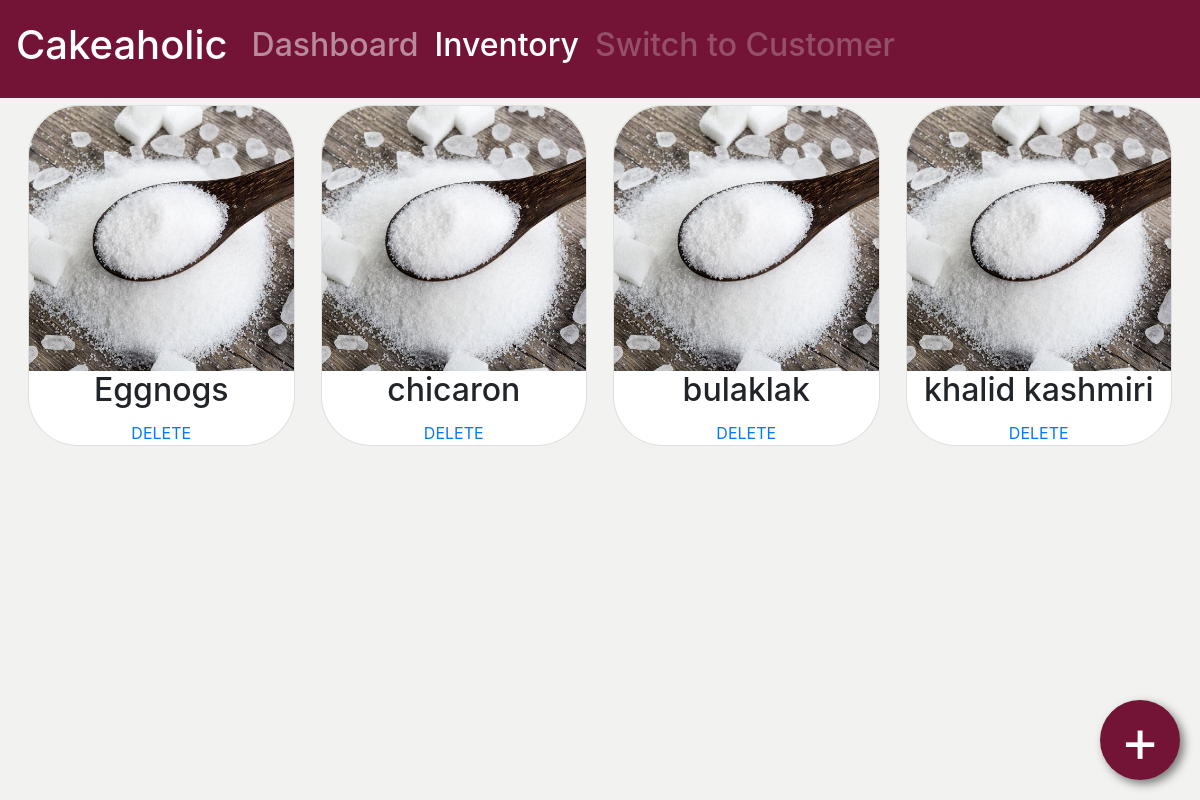
The app's page /inventory/, older data.
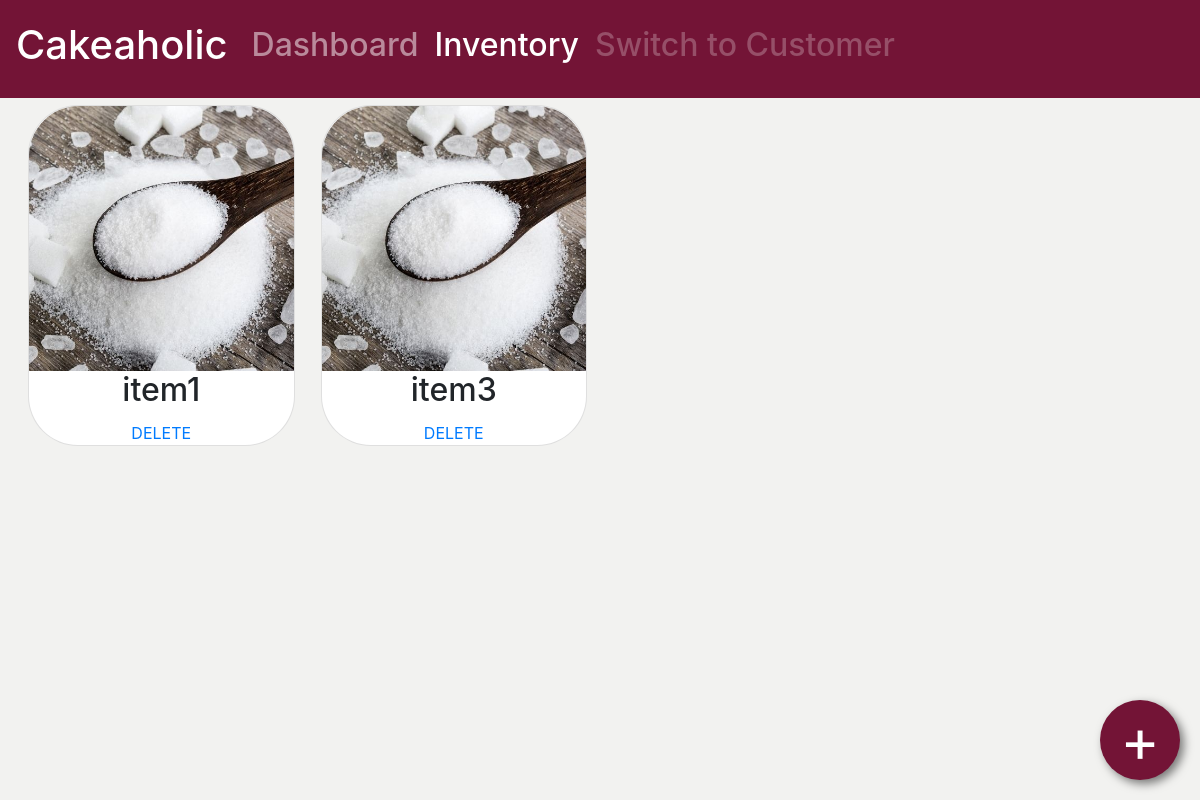
The same page, newer data.
### inventory/models.py (models this page shows, shortened)
class inventoryItem(models.Model):
	name = models.CharField(max_length = 100, null=True)
	description = models.CharField(max_length = 200, null=True)
	quantity = models.FloatField(null=True)

### inventory/views.py (the view)
# urls.py: path('', include('inventory.urls')),
def inventory(request):
	item = inventoryItem.objects.all()
	return render(request, 'inventory/inventory.html', {'item': item})

### inventory/templates/inventory/inventory.html (shortened to what this page needs)
{% extends 'inventory/main.html' %}
{% load static %}
{% block content %}
<body>
	<a href="{% url 'create_item'%}" class="floating-btn">+</a>
	<div class="container-fluid">
		<div class="col-sm-12">
			<div class="row">
				{% for i in item%}
				<div class="btn col-sm-6 col-lg-3" id="my-div">
					<div class="card inventory-card">
						<a href="{%url 'update_item' i.id%}" class="fill-div">
						<img class="card-img-top" id="sugar" class="" src="{% static 'inventory/images/sugar.jpg' %}", style="max-height: 500px; max-width: 500px;" />
						</a>
						<div class="card-block">
							<h2 id="name_header" class="card-title", style="text-align: center;">
								{{i.name}}
							</h2>
						</div>
						<a href="{%url 'delete_item' i.id%}">DELETE</a>
					</div>
				</div>
				{% endfor %}
			</div>
		</div>
	</div>
</body>
{% endblock content%}

Row changes from the older to the newer data that the page shows:
removed inventoryItem: name "Eggnogs"
removed inventoryItem: name "chicaron"
removed inventoryItem: name "bulaklak"
removed inventoryItem: name "khalid kashmiri"
added inventoryItem: name "item1"
added inventoryItem: name "item3"
